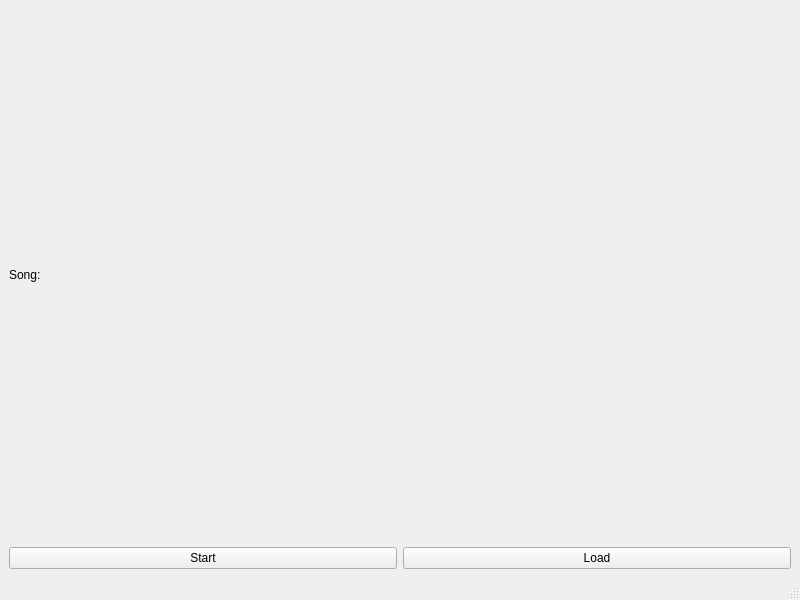
<?xml version="1.0" encoding="UTF-8"?>
<ui version="4.0">
 <class>MainWindow</class>
 <widget class="QMainWindow" name="MainWindow">
  <property name="geometry">
   <rect>
    <x>0</x>
    <y>0</y>
    <width>800</width>
    <height>600</height>
   </rect>
  </property>
  <property name="windowTitle">
   <string>MainWindow</string>
  </property>
  <widget class="QWidget" name="centralwidget">
   <layout class="QGridLayout" name="gridLayout">
    <item row="0" column="0">
     <widget class="QLabel" name="songLabel">
      <property name="text">
       <string>Song:</string>
      </property>
     </widget>
    </item>
    <item row="1" column="0">
     <layout class="QHBoxLayout" name="horizontalLayout">
      <item>
       <widget class="QPushButton" name="startButton">
        <property name="text">
         <string>Start</string>
        </property>
       </widget>
      </item>
      <item>
       <widget class="QPushButton" name="loadButton">
        <property name="text">
         <string>Load</string>
        </property>
       </widget>
      </item>
     </layout>
    </item>
   </layout>
  </widget>
  <widget class="QMenuBar" name="menubar">
   <property name="geometry">
    <rect>
     <x>0</x>
     <y>0</y>
     <width>800</width>
     <height>22</height>
    </rect>
   </property>
  </widget>
  <widget class="QStatusBar" name="statusbar"/>
 </widget>
 <resources/>
 <connections/>
</ui>
